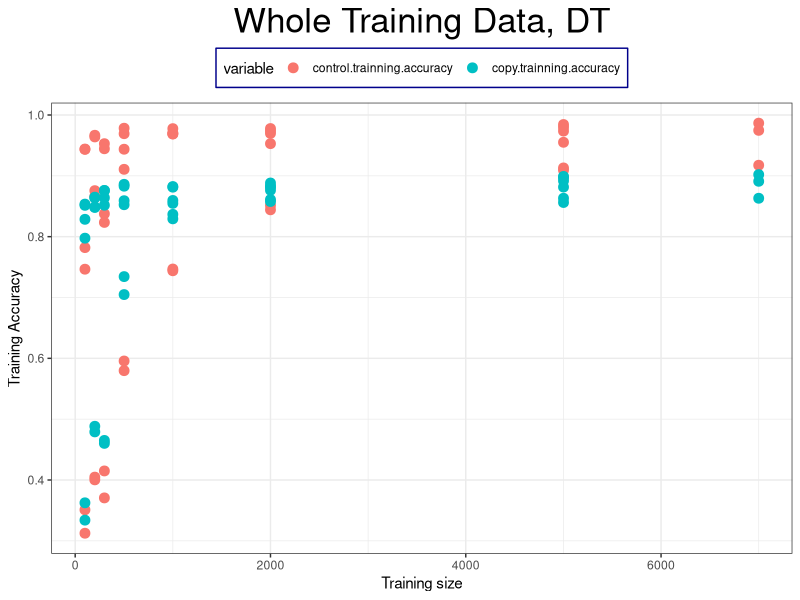
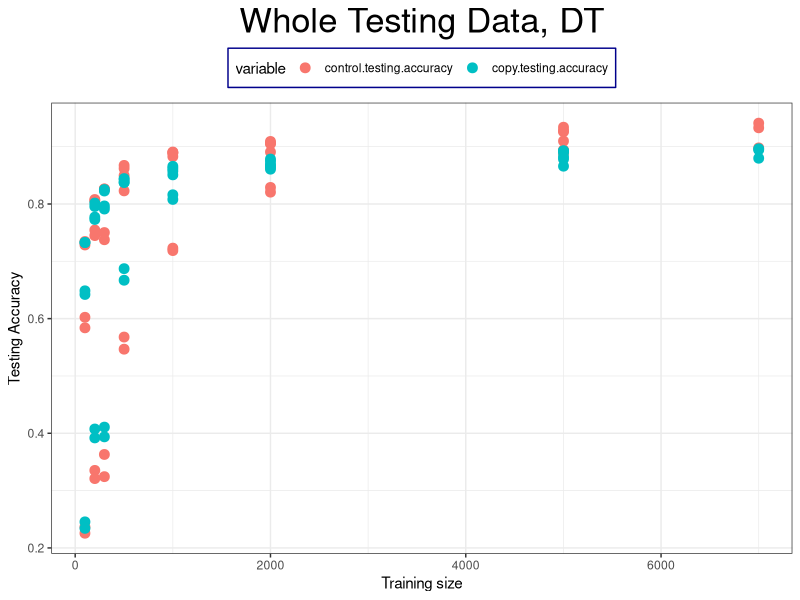
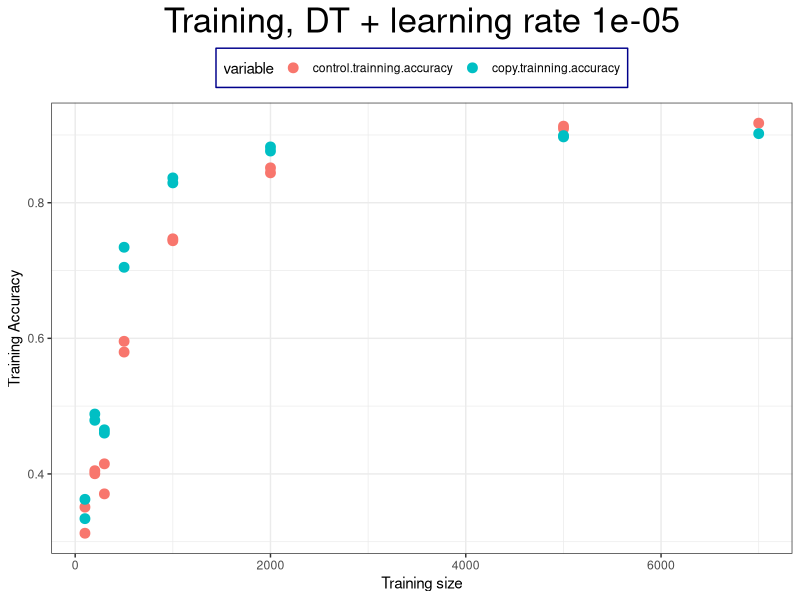
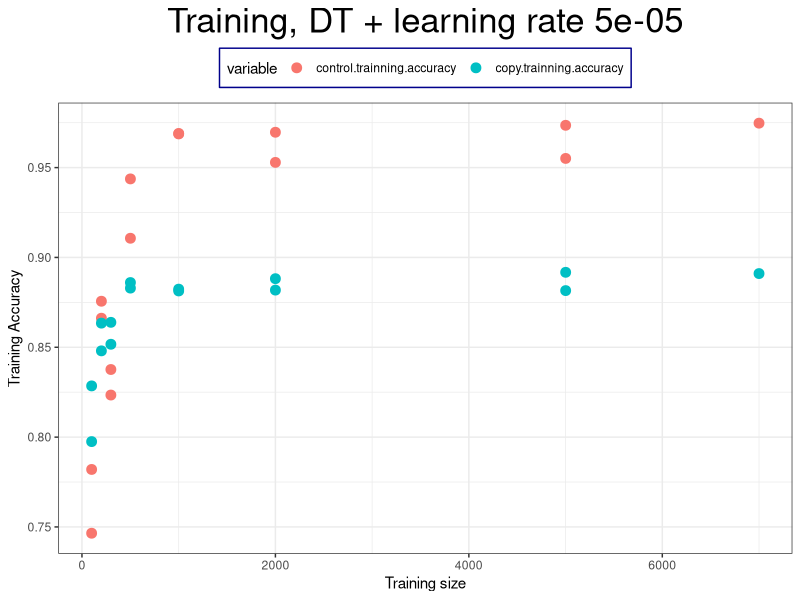
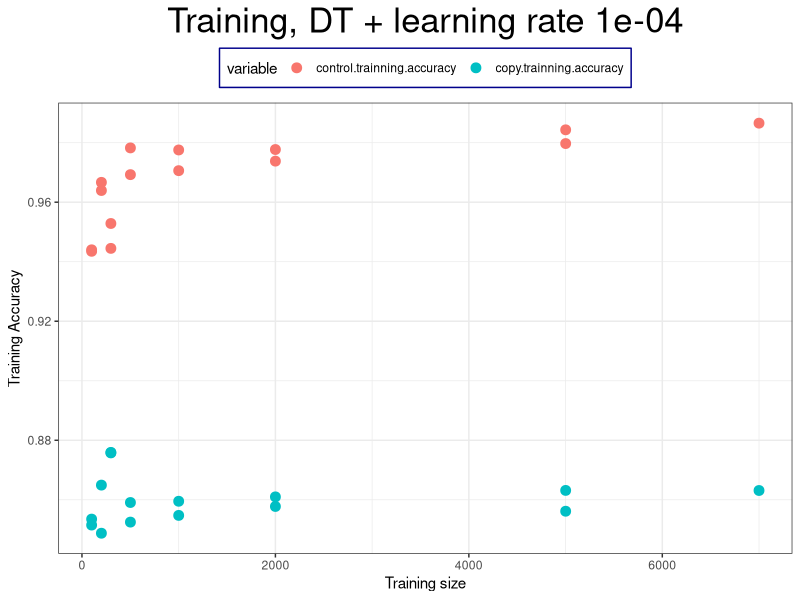
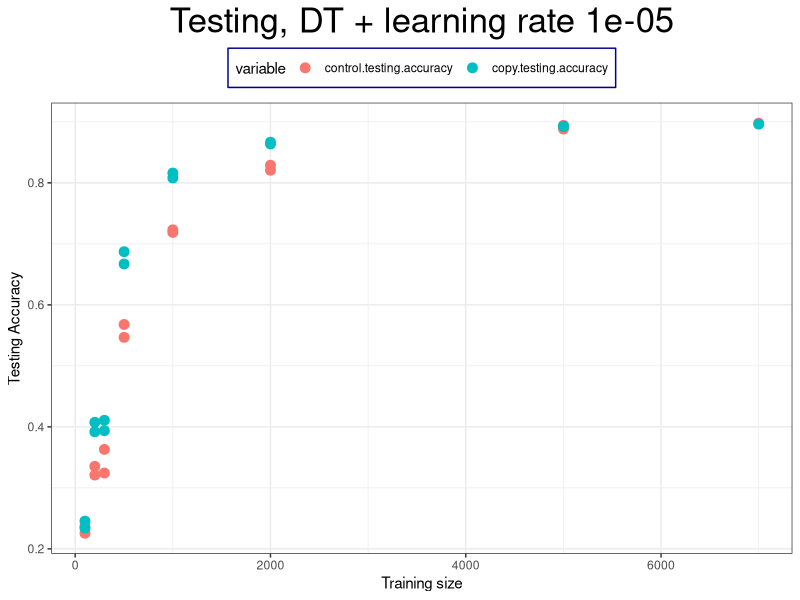
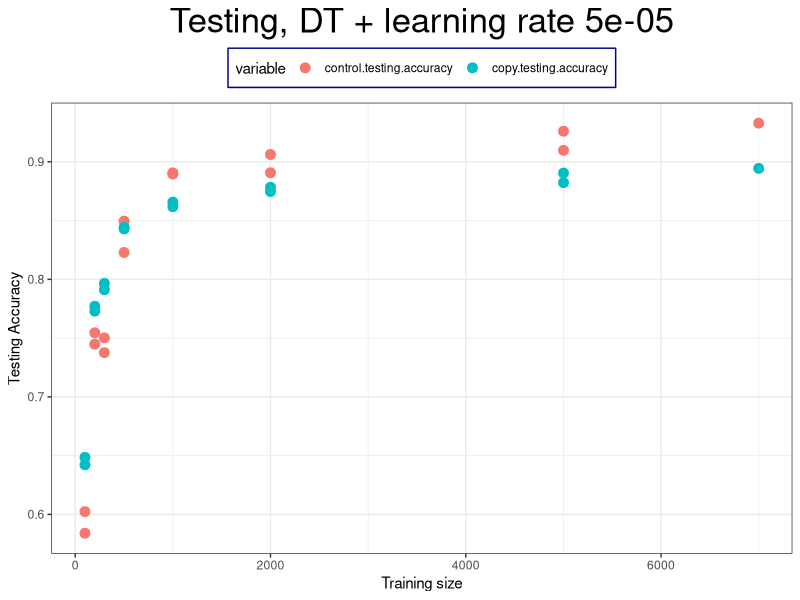
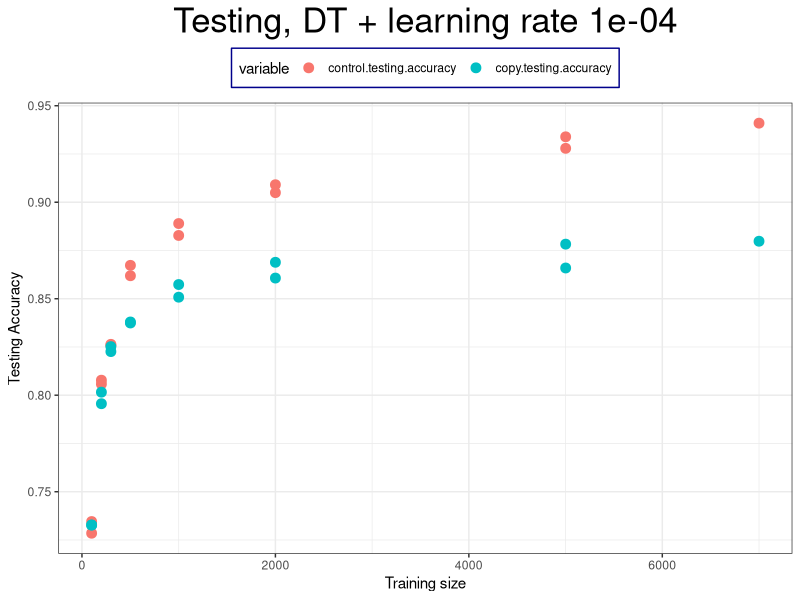

Recreate these plots in R, in order.
library(ggplot2)
library(reshape2)
raw <- read.csv("./MNIST_BigMLStealer_3240_result_average.csv")
head(raw)
raw.epoch.200 <- raw[raw$epoch == 200,]

## Whole data for training
draw.melt.training <- melt(raw.epoch.200, id=c("training.size", "testing.size", "loss.function", "batch.size", "learning.rate", "epoch", "control.testing.accuracy", "copy.testing.accuracy"))
head(draw.melt.training)

## Whole data for testing
draw.melt.testing <- melt(raw.epoch.200, id=c("training.size", "testing.size", "loss.function", "batch.size", "learning.rate", "epoch", "control.trainning.accuracy", "copy.trainning.accuracy"))
head(draw.melt.testing)

## Training with different learning rate
draw.melt.training.learningrate.1 <- draw.melt.training[draw.melt.training$learning.rate == 1e-05, ]
draw.melt.training.learningrate.2 <- draw.melt.training[draw.melt.training$learning.rate == 5e-05, ]
draw.melt.training.learningrate.3 <- draw.melt.training[draw.melt.training$learning.rate == 1e-04, ]

## Testing with different learning rate
draw.melt.testing.learningrate.1 <- draw.melt.testing[draw.melt.testing$learning.rate == 1e-05, ]
draw.melt.testing.learningrate.2 <- draw.melt.testing[draw.melt.testing$learning.rate == 5e-05, ]
draw.melt.testing.learningrate.3 <- draw.melt.testing[draw.melt.testing$learning.rate == 1e-04, ]

# Drawing for whole training data
ggplot(draw.melt.training, aes(x=training.size, y=value, color=variable)) + 
  ggtitle("Whole Training Data, DT") +
  geom_point(size = 3) + 
  theme_bw() +
  theme(legend.position="top") +
  theme(legend.background = element_rect(size=0.5, linetype="solid", 
                                         colour ="darkblue")) + 
  xlab("Training size") + ylab("Training Accuracy") + 
  theme(plot.title = element_text(size=25, hjust = 0.5))
ggsave("figure/whole_training_DT.png",
       dpi = 300,
       width = 7,
       height = 7)

# Drawing for testing data
ggplot(draw.melt.testing, aes(x=training.size, y=value, color=variable)) + 
  ggtitle("Whole Testing Data, DT") +
  geom_point(size = 3) + 
  theme_bw() +
  theme(legend.position="top")+
  theme(legend.background = element_rect(size=0.5, linetype="solid", 
                                         colour ="darkblue")) + 
  xlab("Training size") + ylab("Testing Accuracy") + 
  theme(plot.title = element_text(size=25, hjust = 0.5))
ggsave("figure/whole_testing_DT.png",
       dpi = 300,
       width = 7,
       height = 7)

# Drawing for whole training data, learning rate 1e-05 
ggplot(draw.melt.training.learningrate.1, aes(x=training.size, y=value, color=variable)) + 
  ggtitle("Training, DT + learning rate 1e-05") +
  geom_point(size = 3) + 
  theme_bw() +
  theme(legend.position="top")+
  theme(legend.background = element_rect(size=0.5, linetype="solid", 
                                         colour ="darkblue")) + 
  xlab("Training size") + ylab("Training Accuracy") + 
  theme(plot.title = element_text(size=25, hjust = 0.5))
ggsave("figure/training_learning_1e-05_DT.png",
       dpi = 300,
       width = 7,
       height = 7)

# Drawing for whole training data, learning rate 5e-05 
ggplot(draw.melt.training.learningrate.2, aes(x=training.size, y=value, color=variable)) + 
  ggtitle("Training, DT + learning rate 5e-05") +
  geom_point(size = 3) + 
  theme_bw() +
  theme(legend.position="top")+
  theme(legend.background = element_rect(size=0.5, linetype="solid", 
                                         colour ="darkblue")) + 
  xlab("Training size") + ylab("Training Accuracy") + 
  theme(plot.title = element_text(size=25, hjust = 0.5))
ggsave("figure/training_learning_5e-05_DT.png",
       dpi = 300,
       width = 7,
       height = 7)

# Drawing for whole training data, learning rate 1e-04
ggplot(draw.melt.training.learningrate.3, aes(x=training.size, y=value, color=variable)) + 
  ggtitle("Training, DT + learning rate 1e-04") +
  geom_point(size = 3) + 
  theme_bw() +
  theme(legend.position="top")+
  theme(legend.background = element_rect(size=0.5, linetype="solid", 
                                         colour ="darkblue")) + 
  xlab("Training size") + ylab("Training Accuracy") + 
  theme(plot.title = element_text(size=25, hjust = 0.5))
ggsave("figure/training_learning_1e-04_DT.png",
       dpi = 300,
       width = 7,
       height = 7)

# Drawing for whole training data, learning rate 1e-05 
ggplot(draw.melt.testing.learningrate.1, aes(x=training.size, y=value, color=variable)) + 
  ggtitle("Testing, DT + learning rate 1e-05") +
  geom_point(size = 3) + 
  theme_bw() +
  theme(legend.position="top")+
  theme(legend.background = element_rect(size=0.5, linetype="solid", 
                                         colour ="darkblue")) + 
  xlab("Training size") + ylab("Testing Accuracy") + 
  theme(plot.title = element_text(size=25, hjust = 0.5))
ggsave("figure/testing_learning_1e-05_DT.png",
       dpi = 300,
       width = 7,
       height = 7)

# Drawing for whole training data, learning rate 5e-05
ggplot(draw.melt.testing.learningrate.2, aes(x=training.size, y=value, color=variable)) + 
  ggtitle("Testing, DT + learning rate 5e-05") +
  geom_point(size = 3) + 
  theme_bw() +
  theme(legend.position="top")+
  theme(legend.background = element_rect(size=0.5, linetype="solid", 
                                         colour ="darkblue")) + 
  xlab("Training size") + ylab("Testing Accuracy") + 
  theme(plot.title = element_text(size=25, hjust = 0.5))
ggsave("figure/testing_learning_5e-05_DT.png",
       dpi = 300,
       width = 7,
       height = 7)

# Drawing for whole training data, learning rate 1e-04
ggplot(draw.melt.testing.learningrate.3, aes(x=training.size, y=value, color=variable)) + 
  ggtitle("Testing, DT + learning rate 1e-04") +
  geom_point(size = 3) + 
  theme_bw() +
  theme(legend.position="top")+
  theme(legend.background = element_rect(size=0.5, linetype="solid", 
                                         colour ="darkblue")) + 
  xlab("Training size") + ylab("Testing Accuracy") + 
  theme(plot.title = element_text(size=25, hjust = 0.5))
ggsave("figure/testing_learning_1e-04_DT.png",
       dpi = 300,
       width = 7,
       height = 7)





raw_deepnet <- read.csv("./MNIST_deepnet_BigMLStealer_3240_result_average.csv")
head(raw_deepnet)

raw.epoch.200.deepnet <- raw_deepnet[raw_deepnet$epoch == 200,]
head(raw.epoch.200.deepnet)

## Whole data for training
draw.melt.training.deepnet <- melt(raw.epoch.200.deepnet, id=c("training.size", "testing.size", "loss.function", "batch.size", "learning.rate", "epoch", "control.testing.accuracy", "copy.testing.accuracy"))
head(draw.melt.training)

## Whole data for testing
draw.melt.testing.deepnet <- melt(raw.epoch.200.deepnet, id=c("training.size", "testing.size", "loss.function", "batch.size", "learning.rate", "epoch", "control.trainning.accuracy", "copy.trainning.accuracy"))
head(draw.melt.testing)

## Training with different learning rate
draw.melt.training.learningrate.1.deepnet <- draw.melt.training.deepnet[draw.melt.training.deepnet$learning.rate == 1e-05, ]
draw.melt.training.learningrate.2.deepnet <- draw.melt.training.deepnet[draw.melt.training.deepnet$learning.rate == 5e-05, ]
draw.melt.training.learningrate.3.deepnet <- draw.melt.training.deepnet[draw.melt.training.deepnet$learning.rate == 1e-04, ]

## Testing with different learning rate
draw.melt.testing.learningrate.1.deepnet <- draw.melt.testing.deepnet[draw.melt.testing.deepnet$learning.rate == 1e-05, ]
draw.melt.testing.learningrate.2.deepnet <- draw.melt.testing.deepnet[draw.melt.testing.deepnet$learning.rate == 5e-05, ]
draw.melt.testing.learningrate.3.deepnet <- draw.melt.testing.deepnet[draw.melt.testing.deepnet$learning.rate == 1e-04, ]


# Drawing for whole training data
ggplot(draw.melt.training.deepnet, aes(x=training.size, y=value, color=variable)) + 
  ggtitle("Whole Training Data, DN") +
  geom_point(size = 3) + 
  theme_bw() +
  theme(legend.position="top") +
  theme(legend.background = element_rect(size=0.5, linetype="solid", 
                                         colour ="darkblue")) + 
  xlab("Training size") + ylab("Training Accuracy") + 
  theme(plot.title = element_text(size=25, hjust = 0.5))
ggsave("figure/whole_training_DN.png",
       dpi = 300,
       width = 7,
       height = 7)

# Drawing for testing data
ggplot(draw.melt.testing.deepnet, aes(x=training.size, y=value, color=variable)) + 
  ggtitle("Whole Testing Data, DN") +
  geom_point(size = 3) + 
  theme_bw() +
  theme(legend.position="top")+
  theme(legend.background = element_rect(size=0.5, linetype="solid", 
                                         colour ="darkblue")) + 
  xlab("Training size") + ylab("Testing Accuracy") + 
  theme(plot.title = element_text(size=25, hjust = 0.5))
ggsave("figure/whole_testing_DN.png",
       dpi = 300,
       width = 7,
       height = 7)

# Drawing for whole training data, learning rate 1e-05 
ggplot(draw.melt.training.learningrate.1.deepnet, aes(x=training.size, y=value, color=variable)) + 
  ggtitle("Training, DN + learning rate 1e-05") +
  geom_point(size = 3) + 
  theme_bw() +
  theme(legend.position="top")+
  theme(legend.background = element_rect(size=0.5, linetype="solid", 
                                         colour ="darkblue")) + 
  xlab("Training size") + ylab("Training Accuracy") + 
  theme(plot.title = element_text(size=25, hjust = 0.5))
ggsave("figure/training_learning_1e-05_DN.png",
       dpi = 300,
       width = 7,
       height = 7)

# Drawing for whole training data, learning rate 5e-05 
ggplot(draw.melt.training.learningrate.2.deepnet, aes(x=training.size, y=value, color=variable)) + 
  ggtitle("Training, DN + learning rate 5e-05") +
  geom_point(size = 3) + 
  theme_bw() +
  theme(legend.position="top")+
  theme(legend.background = element_rect(size=0.5, linetype="solid", 
                                         colour ="darkblue")) + 
  xlab("Training size") + ylab("Training Accuracy") + 
  theme(plot.title = element_text(size=25, hjust = 0.5))
ggsave("figure/training_learning_5e-05_DN.png",
       dpi = 300,
       width = 7,
       height = 7)

# Drawing for whole training data, learning rate 1e-04
ggplot(draw.melt.training.learningrate.3.deepnet, aes(x=training.size, y=value, color=variable)) + 
  ggtitle("Training, DN + learning rate 1e-04") +
  geom_point(size = 3) + 
  theme_bw() +
  theme(legend.position="top")+
  theme(legend.background = element_rect(size=0.5, linetype="solid", 
                                         colour ="darkblue")) + 
  xlab("Training size") + ylab("Training Accuracy") + 
  theme(plot.title = element_text(size=25, hjust = 0.5))
ggsave("figure/training_learning_1e-04_DN.png",
       dpi = 300,
       width = 7,
       height = 7)

# Drawing for whole training data, learning rate 1e-05 
ggplot(draw.melt.testing.learningrate.1.deepnet, aes(x=training.size, y=value, color=variable)) + 
  ggtitle("Testing, DN + learning rate 1e-05") +
  geom_point(size = 3) + 
  theme_bw() +
  theme(legend.position="top")+
  theme(legend.background = element_rect(size=0.5, linetype="solid", 
                                         colour ="darkblue")) + 
  xlab("Training size") + ylab("Testing Accuracy") + 
  theme(plot.title = element_text(size=25, hjust = 0.5))
ggsave("figure/testing_learning_1e-05_DN.png",
       dpi = 300,
       width = 7,
       height = 7)

# Drawing for whole training data, learning rate 5e-05
ggplot(draw.melt.testing.learningrate.2.deepnet, aes(x=training.size, y=value, color=variable)) + 
  ggtitle("Testing, DN + learning rate 5e-05") +
  geom_point(size = 3) + 
  theme_bw() +
  theme(legend.position="top")+
  theme(legend.background = element_rect(size=0.5, linetype="solid", 
                                         colour ="darkblue")) + 
  xlab("Training size") + ylab("Testing Accuracy") + 
  theme(plot.title = element_text(size=25, hjust = 0.5))
ggsave("figure/testing_learning_5e-05_DN.png",
       dpi = 300,
       width = 7,
       height = 7)

# Drawing for whole training data, learning rate 1e-04
ggplot(draw.melt.testing.learningrate.3.deepnet, aes(x=training.size, y=value, color=variable)) + 
  ggtitle("Testing, DN + learning rate 1e-04") +
  geom_point(size = 3) + 
  theme_bw() +
  theme(legend.position="top")+
  theme(legend.background = element_rect(size=0.5, linetype="solid", 
                                         colour ="darkblue")) + 
  xlab("Training size") + ylab("Testing Accuracy") + 
  theme(plot.title = element_text(size=25, hjust = 0.5))
ggsave("figure/testing_learning_1e-04_DN.png",
       dpi = 300,
       width = 7,
       height = 7)

